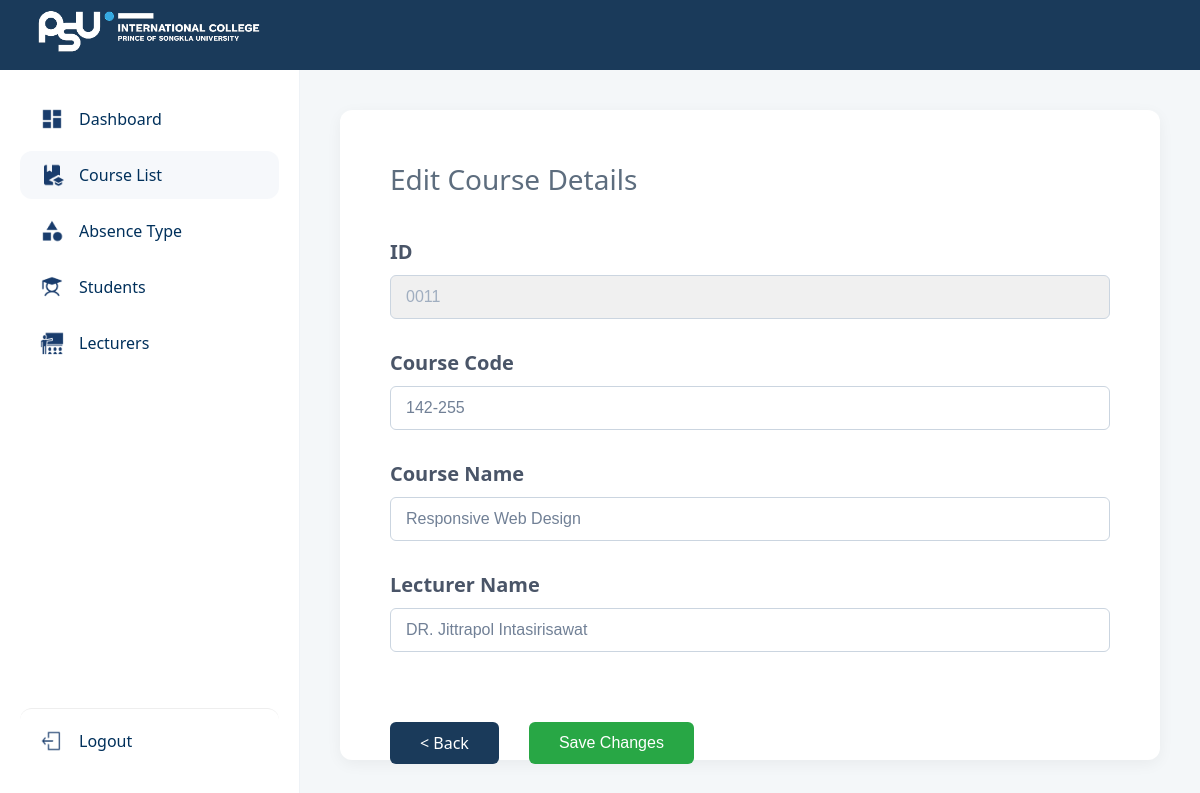
The app's page /admin/editcoursepage.php?id=11 (signed in) with its own data.
### tables this page shows
CREATE TABLE `courses` (
  `id` int(11) NOT NULL,
  `course_code` varchar(20) NOT NULL,
  `course_name` varchar(100) NOT NULL,
  `lecturer_name` varchar(100) NOT NULL
);

### admin/editcoursepage.php (the view, shortened to what this page needs)
<?php
include '../connect.php';
if (isset($_GET['id'])) {
    $id = mysqli_real_escape_string($conn, $_GET['id']);
    $sql = "SELECT * FROM courses WHERE id = '$id'";
    $result = mysqli_query($conn, $sql);
    $row = mysqli_fetch_assoc($result);
} else {
    header("Location: Courselistpage.php");
    exit();
}
?>
<!DOCTYPE html>
<html lang="en">
<head>
    <link rel="stylesheet" href="../css.css/Menubarstyle.css">
    <link rel="stylesheet" href="../css.css/coursedatailstyle.css">
</head>
<body>
    <div class="top-bar">
        <div class="logo">
            <img src="../Photo/PSUIC White Medium  2024 6.png" alt="PSUIC Logo">
        </div>
    </div>
    <div class="main-container">
        <div class="menu-bar">
            <a href="Dashboardpage.php" class="menu-item">
                <img src="../Photo/dashboard.png" alt="">
                <h3>Dashboard</h3>
            </a>
            <a href="Courselistpage.php" class="menu-item active">
                <img src="../Photo/courselist.png" alt="">
                <h3>Course List</h3>
            </a>
            <a href="Absencetypepage.php" class="menu-item">
                <img src="../Photo/absencetype.png" alt="">
                <h3>Absence Type</h3>
            </a>
            <a href="studentspage.php" class="menu-item">
                <img src="../Photo/student.png" alt="">
                <h3>Students</h3>
            </a>
            <a href="lecturerpage.php" class="menu-item">
                <img src="../Photo/lecturer.png" alt="">
                <h3>Lecturers</h3>
            </a>
            <a href="../logout.php" class="menu-item logout">
                <img src="../Photo/logout.png" alt="">
                <h3>Logout</h3>
            </a>
        </div>
        <div class="content-area">
            <div class="detail-card">
                <h1 class="page-title">Edit Course Details</h1>
                <form class="course-form" action="update_course.php" method="POST">
                    <div class="form-group">
                        <label>ID</label>
                        <input type="text" value="<?php echo str_pad($row['id'], 4, '0', STR_PAD_LEFT); ?>" class="form-input" readonly style="background-color: #f0f0f0;">
                    </div>
                    <div class="form-group">
                        <label>Course Code</label>
                        <input type="text" name="course_code" value="<?php echo $row['course_code']; ?>" class="form-input" required>
                    </div>
                    <div class="form-group">
                        <label>Course Name</label>
                        <input type="text" name="course_name" value="<?php echo $row['course_name']; ?>" class="form-input" required>
                    </div>
                    <div class="form-group">
                        <label>Lecturer Name</label>
                        <input type="text" name="lecturer_name" value="<?php echo $row['lecturer_name']; ?>" class="form-input" required>
                    </div>
                    <div class="form-actions">
                        <a href="Courselistpage.php" class="btn-back" style="margin-right: 10px;">&lt; Back</a>
                        <button type="submit" class="btn-back" style="background-color: #28a745; border: none; cursor: pointer;">Save Changes</button>
                    </div>
                </form>
            </div>
        </div>
    </div>
</body>
</html>

### css.css/Menubarstyle.css (style rules this page uses)
* { margin: 0; padding: 0; box-sizing: border-box; }
.top-bar { height: 80px; background-color: #193c6c; display: flex; justify-content: space-between; align-items: center; padding: 0 20px }
.logo img { height: 45px; width: auto;; }
* { box-sizing: border-box; }
body { margin: 0; padding: 0; font-family: 'Inter', sans-serif; overflow: hidden; }
.top-bar { background-color: #1a3a5a; height: 70px; display: flex; justify-content: space-between; align-items: center; padding: 0 30px; width: 100%; position: relative; z-index: 1000; }
.logo img { height: 45px; }
.main-container { display: flex; height: calc(100vh - 70px); width: 100%; }
.menu-bar { width: 300px; background-color: #ffffff; display: flex; flex-direction: column; padding: 25px 20px; border-right: 1px solid #eef2f6; height: 100%; }
.menu-item { display: flex; align-items: center; padding: 14px 20px; margin-bottom: 10px; cursor: pointer; border-radius: 12px; color: #2c4a7c; transition: 0.2s; text-decoration: none; color: #334e77; }
.menu-item img { width: 24px; height: 24px; margin-right: 15px; }
.menu-item h3 { font-size: 16px; font-weight: 500; margin: 0; }
.menu-item { display: flex; align-items: center; padding: 12px 20px; margin-bottom: 8px; text-decoration: none; color: #00305B; border-radius: 12px; transition: all 0.3s ease; }
.menu-item.active { background-color: #f4f7fad2; color: #00305B; font-weight: bolder; font-size: large; }
.logout { margin-top: auto; margin-bottom: 10px; border-top: 1px solid #eee; padding-top: 20px !important; }
.content-area { flex: 1; background-color: #f4f7f9; padding: 30px; overflow-y: auto; }

### css.css/coursedatailstyle.css (style rules this page uses)
body { background-color: #f1f4f9; font-family: 'Segoe UI', Tahoma, Geneva, Verdana, sans-serif; }
.content-area { padding: 40px; display: flex; justify-content: center; }
.detail-card { background: white; width: 100%; max-width: 900px; border-radius: 12px; box-shadow: 0 4px 15px rgba(0,0,0,0.05); padding: 50px; min-height: 80vh; }
.page-title { color: #5d6d7e; font-size: 28px; font-weight: 400; margin-bottom: 40px; }
.course-form { display: flex; flex-direction: column; gap: 30px; }
.form-group { display: flex; flex-direction: column; gap: 10px; }
.form-group label { color: #4a5568; font-size: 20px; font-weight: 600; }
.form-input { width: 100%; padding: 12px 15px; font-size: 16px; color: #718096; border: 1px solid #cbd5e0; border-radius: 6px; outline: none; transition: border-color 0.3s; }
.form-input[readonly] { background-color: #f7fafc; color: #a0aec0; }
.form-actions { margin-top: 40px; display: flex; gap: 20px; }
.btn-back { display: inline-block; background-color: #1a3a5a; color: white; padding: 10px 30px; border-radius: 6px; text-decoration: none; font-size: 16px; transition: background 0.3s; }

### records on screen
courses: id "0011", course_code "142-255", course_name "Responsive Web Design", lecturer_name "DR. Jittrapol Intasirisawat"
